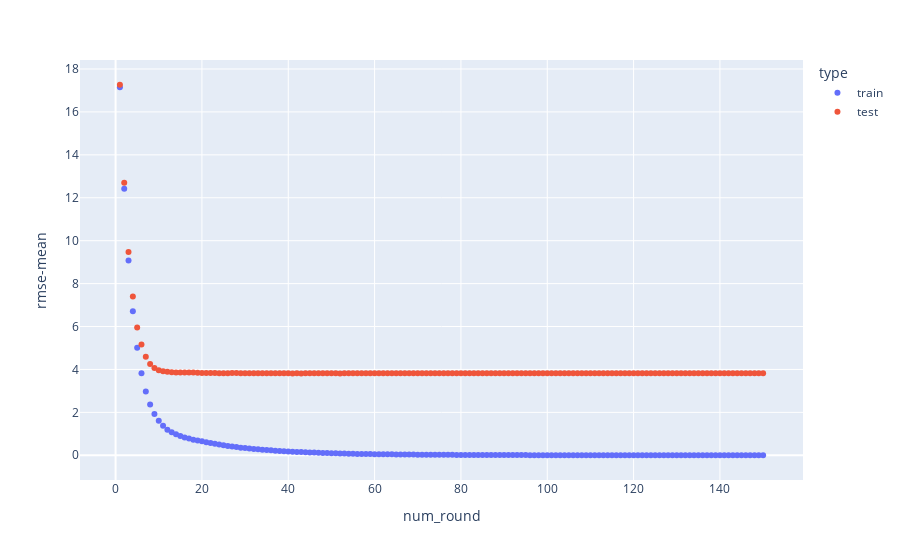

Notebook source saved alongside this figure:
### Code cell
# 使用plotly绘制
px.scatter(data_frame=history_info, x='num_round',y='rmse-mean', color='type' )

### Figure 1 — Plotly figure (JSON) as saved in the notebook; plotly's stock layout.template omitted (floating-point values rounded to 4 significant figures; data arrays with more than 128 entries replaced by an {"elided": "..."} marker saying what was removed)
{"data": [{"hovertemplate": "type=train<br>num_round=%{x}<br>rmse-mean=%{y}<extra></extra>", "legendgroup": "train", "marker": {"color": "#636efa", "symbol": "circle"}, "mode": "markers", "name": "train", "showlegend": true, "type": "scatter", "x": {"elided": "150 int values"}, "xaxis": "x", "y": {"elided": "150 float values"}, "yaxis": "y"}, {"hovertemplate": "type=test<br>num_round=%{x}<br>rmse-mean=%{y}<extra></extra>", "legendgroup": "test", "marker": {"color": "#EF553B", "symbol": "circle"}, "mode": "markers", "name": "test", "showlegend": true, "type": "scatter", "x": {"elided": "150 int values"}, "xaxis": "x", "y": {"elided": "150 float values"}, "yaxis": "y"}], "layout": {"autosize": true, "legend": {"title": {"text": "type"}, "tracegroupgap": 0}, "margin": {"t": 60}, "xaxis": {"anchor": "y", "autorange": true, "domain": [0, 1], "range": [-8.025, 159.0], "title": {"text": "num_round"}, "type": "linear"}, "yaxis": {"anchor": "x", "autorange": true, "domain": [0, 1], "range": [-1.223, 18.49], "title": {"text": "rmse-mean"}, "type": "linear"}}}
